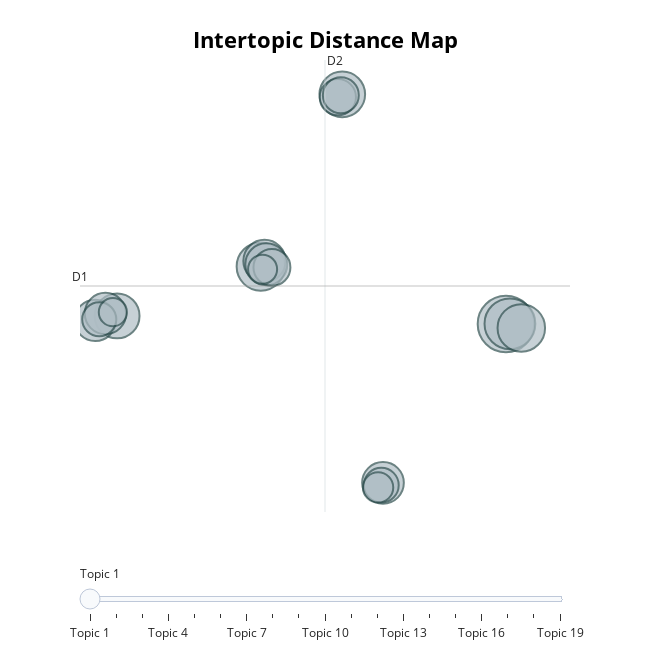

This figure's notebook cell:
### Code cell
topic_model3.visualize_topics()

### Figure 1 — Plotly figure (JSON) as saved in the notebook; plotly's stock layout.template omitted (floating-point values rounded to 4 significant figures)
{"data": [{"customdata": [[1, "chanleycourttv | juliecourttv | courttv | courttvuk | trial", 129], [2, "depp | heard | trial | courttv | team", 104], [3, "lawyer | witness | attorney | expert | objection", 94], [4, "camille | vasquez | chanleycourttv | amber | heresay", 91], [5, "johnny | depp | money | donated | pledge", 84], [6, "american | gonna | make | appendage | true", 81], [7, "dr | curry | hughes | doctor | psychiatrist", 72], [8, "elaine | objection | fame | question | smooth", 71], [9, "johnny | rottenborn | elf | pirate | soul", 70], [10, "tedcourttv | ashleycourttv | juliecourttv | reminder | amber", 69], [11, "amber | heard | supporter | time | stand", 69], [12, "amber | heard | witness | lie | getting", 55], [13, "victim | abuse | abuser | dv | men", 53], [14, "johnny | amber | ed | op | depp", 52], [15, "photo | nose | broken | picture | edited", 49], [16, "jury | juror | awake | believe | every", 47], [17, "drug | drink | bottle | free | rent", 37], [18, "tweet | trending | twitter | hashtag | hashtags", 34], [19, "actor | movie | career | actress | acting", 32]], "hovertemplate": "<b>Topic %{customdata[0]}</b><br>Words: %{customdata[1]}<br>Size: %{customdata[2]}", "legendgroup": "", "marker": {"color": "#B0BEC5", "line": {"color": "DarkSlateGrey", "width": 2}, "size": [129, 104, 94, 91, 84, 81, 72, 71, 70, 69, 69, 55, 53, 52, 49, 47, 37, 34, 32], "sizemode": "area", "sizeref": 0.08063, "symbol": "circle"}, "mode": "markers", "name": "", "orientation": "v", "showlegend": false, "type": "scatter", "x": [18.55, 18.79, 3.847, 19.47, 8.735, -4.769, 4.068, 4.178, 11.18, -6.083, -5.47, 4.516, 8.469, 8.648, 11.07, -5.84, 10.88, 3.956, -5.024], "xaxis": "x", "y": [-0.05216, -0.03953, 5.134, -0.4168, 20.71, 0.6716, 5.645, 5.342, -14.43, 0.2725, 0.8879, 5.061, 20.46, 20.63, -14.64, 0.371, -14.84, 4.896, 1.013], "yaxis": "y"}], "layout": {"annotations": [{"showarrow": false, "text": "D1", "x": -6.995, "y": 3.378, "yshift": 10}, {"showarrow": false, "text": "D2", "x": 7.699, "xshift": 10, "y": 23.82}], "height": 650, "hoverlabel": {"bgcolor": "white", "font": {"family": "Rockwell", "size": 16}}, "legend": {"itemsizing": "constant", "tracegroupgap": 0}, "margin": {"t": 60}, "shapes": [{"line": {"color": "#CFD8DC", "width": 2}, "type": "line", "x0": 7.699, "x1": 7.699, "y0": -17.06, "y1": 23.82}, {"line": {"color": "#9E9E9E", "width": 2}, "type": "line", "x0": -6.995, "x1": 22.39, "y0": 3.378, "y1": 3.378}], "sliders": [{"active": 0, "pad": {"t": 50}, "steps": [{"args": [{"marker.color": [["red", "#B0BEC5", "#B0BEC5", "#B0BEC5", "#B0BEC5", "#B0BEC5", "#B0BEC5", "#B0BEC5", "#B0BEC5", "#B0BEC5", "#B0BEC5", "#B0BEC5", "#B0BEC5", "#B0BEC5", "#B0BEC5", "#B0BEC5", "#B0BEC5", "#B0BEC5", "#B0BEC5"]]}], "label": "Topic 1", "method": "update"}, {"args": [{"marker.color": [["#B0BEC5", "red", "#B0BEC5", "#B0BEC5", "#B0BEC5", "#B0BEC5", "#B0BEC5", "#B0BEC5", "#B0BEC5", "#B0BEC5", "#B0BEC5", "#B0BEC5", "#B0BEC5", "#B0BEC5", "#B0BEC5", "#B0BEC5", "#B0BEC5", "#B0BEC5", "#B0BEC5"]]}], "label": "Topic 2", "method": "update"}, {"args": [{"marker.color": [["#B0BEC5", "#B0BEC5", "red", "#B0BEC5", "#B0BEC5", "#B0BEC5", "#B0BEC5", "#B0BEC5", "#B0BEC5", "#B0BEC5", "#B0BEC5", "#B0BEC5", "#B0BEC5", "#B0BEC5", "#B0BEC5", "#B0BEC5", "#B0BEC5", "#B0BEC5", "#B0BEC5"]]}], "label": "Topic 3", "method": "update"}, {"args": [{"marker.color": [["#B0BEC5", "#B0BEC5", "#B0BEC5", "red", "#B0BEC5", "#B0BEC5", "#B0BEC5", "#B0BEC5", "#B0BEC5", "#B0BEC5", "#B0BEC5", "#B0BEC5", "#B0BEC5", "#B0BEC5", "#B0BEC5", "#B0BEC5", "#B0BEC5", "#B0BEC5", "#B0BEC5"]]}], "label": "Topic 4", "method": "update"}, {"args": [{"marker.color": [["#B0BEC5", "#B0BEC5", "#B0BEC5", "#B0BEC5", "red", "#B0BEC5", "#B0BEC5", "#B0BEC5", "#B0BEC5", "#B0BEC5", "#B0BEC5", "#B0BEC5", "#B0BEC5", "#B0BEC5", "#B0BEC5", "#B0BEC5", "#B0BEC5", "#B0BEC5", "#B0BEC5"]]}], "label": "Topic 5", "method": "update"}, {"args": [{"marker.color": [["#B0BEC5", "#B0BEC5", "#B0BEC5", "#B0BEC5", "#B0BEC5", "red", "#B0BEC5", "#B0BEC5", "#B0BEC5", "#B0BEC5", "#B0BEC5", "#B0BEC5", "#B0BEC5", "#B0BEC5", "#B0BEC5", "#B0BEC5", "#B0BEC5", "#B0BEC5", "#B0BEC5"]]}], "label": "Topic 6", "method": "update"}, {"args": [{"marker.color": [["#B0BEC5", "#B0BEC5", "#B0BEC5", "#B0BEC5", "#B0BEC5", "#B0BEC5", "red", "#B0BEC5", "#B0BEC5", "#B0BEC5", "#B0BEC5", "#B0BEC5", "#B0BEC5", "#B0BEC5", "#B0BEC5", "#B0BEC5", "#B0BEC5", "#B0BEC5", "#B0BEC5"]]}], "label": "Topic 7", "method": "update"}, {"args": [{"marker.color": [["#B0BEC5", "#B0BEC5", "#B0BEC5", "#B0BEC5", "#B0BEC5", "#B0BEC5", "#B0BEC5", "red", "#B0BEC5", "#B0BEC5", "#B0BEC5", "#B0BEC5", "#B0BEC5", "#B0BEC5", "#B0BEC5", "#B0BEC5", "#B0BEC5", "#B0BEC5", "#B0BEC5"]]}], "label": "Topic 8", "method": "update"}, {"args": [{"marker.color": [["#B0BEC5", "#B0BEC5", "#B0BEC5", "#B0BEC5", "#B0BEC5", "#B0BEC5", "#B0BEC5", "#B0BEC5", "red", "#B0BEC5", "#B0BEC5", "#B0BEC5", "#B0BEC5", "#B0BEC5", "#B0BEC5", "#B0BEC5", "#B0BEC5", "#B0BEC5", "#B0BEC5"]]}], "label": "Topic 9", "method": "update"}, {"args": [{"marker.color": [["#B0BEC5", "#B0BEC5", "#B0BEC5", "#B0BEC5", "#B0BEC5", "#B0BEC5", "#B0BEC5", "#B0BEC5", "#B0BEC5", "red", "#B0BEC5", "#B0BEC5", "#B0BEC5", "#B0BEC5", "#B0BEC5", "#B0BEC5", "#B0BEC5", "#B0BEC5", "#B0BEC5"]]}], "label": "Topic 10", "method": "update"}, {"args": [{"marker.color": [["#B0BEC5", "#B0BEC5", "#B0BEC5", "#B0BEC5", "#B0BEC5", "#B0BEC5", "#B0BEC5", "#B0BEC5", "#B0BEC5", "#B0BEC5", "red", "#B0BEC5", "#B0BEC5", "#B0BEC5", "#B0BEC5", "#B0BEC5", "#B0BEC5", "#B0BEC5", "#B0BEC5"]]}], "label": "Topic 11", "method": "update"}, {"args": [{"marker.color": [["#B0BEC5", "#B0BEC5", "#B0BEC5", "#B0BEC5", "#B0BEC5", "#B0BEC5", "#B0BEC5", "#B0BEC5", "#B0BEC5", "#B0BEC5", "#B0BEC5", "red", "#B0BEC5", "#B0BEC5", "#B0BEC5", "#B0BEC5", "#B0BEC5", "#B0BEC5", "#B0BEC5"]]}], "label": "Topic 12", "method": "update"}, {"args": [{"marker.color": [["#B0BEC5", "#B0BEC5", "#B0BEC5", "#B0BEC5", "#B0BEC5", "#B0BEC5", "#B0BEC5", "#B0BEC5", "#B0BEC5", "#B0BEC5", "#B0BEC5", "#B0BEC5", "red", "#B0BEC5", "#B0BEC5", "#B0BEC5", "#B0BEC5", "#B0BEC5", "#B0BEC5"]]}], "label": "Topic 13", "method": "update"}, {"args": [{"marker.color": [["#B0BEC5", "#B0BEC5", "#B0BEC5", "#B0BEC5", "#B0BEC5", "#B0BEC5", "#B0BEC5", "#B0BEC5", "#B0BEC5", "#B0BEC5", "#B0BEC5", "#B0BEC5", "#B0BEC5", "red", "#B0BEC5", "#B0BEC5", "#B0BEC5", "#B0BEC5", "#B0BEC5"]]}], "label": "Topic 14", "method": "update"}, {"args": [{"marker.color": [["#B0BEC5", "#B0BEC5", "#B0BEC5", "#B0BEC5", "#B0BEC5", "#B0BEC5", "#B0BEC5", "#B0BEC5", "#B0BEC5", "#B0BEC5", "#B0BEC5", "#B0BEC5", "#B0BEC5", "#B0BEC5", "red", "#B0BEC5", "#B0BEC5", "#B0BEC5", "#B0BEC5"]]}], "label": "Topic 15", "method": "update"}, {"args": [{"marker.color": [["#B0BEC5", "#B0BEC5", "#B0BEC5", "#B0BEC5", "#B0BEC5", "#B0BEC5", "#B0BEC5", "#B0BEC5", "#B0BEC5", "#B0BEC5", "#B0BEC5", "#B0BEC5", "#B0BEC5", "#B0BEC5", "#B0BEC5", "red", "#B0BEC5", "#B0BEC5", "#B0BEC5"]]}], "label": "Topic 16", "method": "update"}, {"args": [{"marker.color": [["#B0BEC5", "#B0BEC5", "#B0BEC5", "#B0BEC5", "#B0BEC5", "#B0BEC5", "#B0BEC5", "#B0BEC5", "#B0BEC5", "#B0BEC5", "#B0BEC5", "#B0BEC5", "#B0BEC5", "#B0BEC5", "#B0BEC5", "#B0BEC5", "red", "#B0BEC5", "#B0BEC5"]]}], "label": "Topic 17", "method": "update"}, {"args": [{"marker.color": [["#B0BEC5", "#B0BEC5", "#B0BEC5", "#B0BEC5", "#B0BEC5", "#B0BEC5", "#B0BEC5", "#B0BEC5", "#B0BEC5", "#B0BEC5", "#B0BEC5", "#B0BEC5", "#B0BEC5", "#B0BEC5", "#B0BEC5", "#B0BEC5", "#B0BEC5", "red", "#B0BEC5"]]}], "label": "Topic 18", "method": "update"}, {"args": [{"marker.color": [["#B0BEC5", "#B0BEC5", "#B0BEC5", "#B0BEC5", "#B0BEC5", "#B0BEC5", "#B0BEC5", "#B0BEC5", "#B0BEC5", "#B0BEC5", "#B0BEC5", "#B0BEC5", "#B0BEC5", "#B0BEC5", "#B0BEC5", "#B0BEC5", "#B0BEC5", "#B0BEC5", "red"]]}], "label": "Topic 19", "method": "update"}]}], "title": {"font": {"color": "Black", "size": 22}, "text": "<b>Intertopic Distance Map", "x": 0.5, "xanchor": "center", "y": 0.95, "yanchor": "top"}, "width": 650, "xaxis": {"anchor": "y", "domain": [0, 1], "range": [-6.995, 22.39], "title": {"text": ""}, "visible": false}, "yaxis": {"anchor": "x", "domain": [0, 1], "range": [-17.06, 23.82], "title": {"text": ""}, "visible": false}}}
